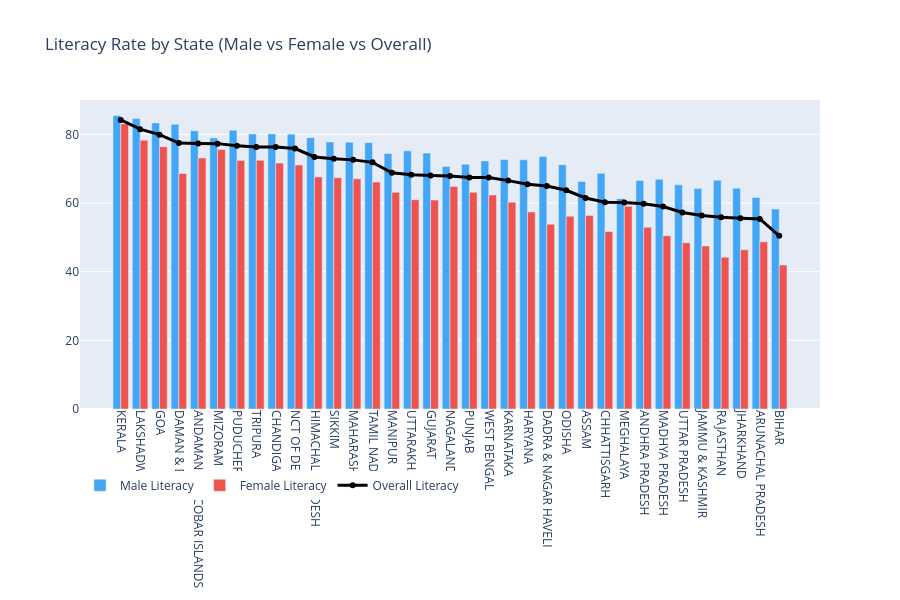

The notebook cell this image was saved under:
### Code cell
df = df_states.copy()
df = df.sort_values('Literacy Rate', ascending=False)
import plotly.graph_objects as go
fig = go.Figure()
fig.add_bar(
    x=df['Name'],
    y=df['Male Literacy Rate'],
    name='Male Literacy',
    marker_color='#42A5F5'
)
fig.add_bar(
    x=df['Name'],
    y=df['Female Literacy Rate'],
    name='Female Literacy',
    marker_color='#EF5350'
)
fig.add_scatter(
    x=df['Name'],
    y=df['Literacy Rate'],
    mode='lines+markers',
    name='Overall Literacy',
    line=dict(color='black', width=3),
    marker=dict(size=6)
)
fig.update_layout(
    barmode='group',
    title='Literacy Rate by State (Male vs Female vs Overall)',
    xaxis_tickangle=90,
    height=600,
    legend=dict(orientation='h', y=-0.2)
)
chart4=fig
chart4

### Figure 1 — Plotly figure (JSON) as saved in the notebook; plotly's stock layout.template omitted (floating-point values rounded to 4 significant figures)
{"data": [{"marker": {"color": "#42A5F5"}, "name": "Male Literacy", "type": "bar", "x": ["KERALA", "LAKSHADWEEP", "GOA", "DAMAN & DIU", "ANDAMAN & NICOBAR ISLANDS", "MIZORAM", "PUDUCHERRY", "TRIPURA", "CHANDIGARH", "NCT OF DELHI", "HIMACHAL PRADESH", "SIKKIM", "MAHARASHTRA", "TAMIL NADU", "MANIPUR", "UTTARAKHAND", "GUJARAT", "NAGALAND", "PUNJAB", "WEST BENGAL", "KARNATAKA", "HARYANA", "DADRA & NAGAR HAVELI", "ODISHA", "ASSAM", "CHHATTISGARH", "MEGHALAYA", "ANDHRA PRADESH", "MADHYA PRADESH", "UTTAR PRADESH", "JAMMU & KASHMIR", "RAJASTHAN", "JHARKHAND", "ARUNACHAL PRADESH", "BIHAR"], "y": [85.51, 84.6, 83.32, 82.93, 81.03, 78.97, 81.2, 80.1, 80.14, 80.06, 79.05, 77.78, 77.7, 77.59, 74.41, 75.2, 74.54, 70.65, 71.29, 72.25, 72.69, 72.58, 73.56, 71.14, 66.3, 68.64, 61.26, 66.56, 66.93, 65.31, 64.22, 66.63, 64.28, 61.61, 58.23]}, {"marker": {"color": "#EF5350"}, "name": "Female Literacy", "type": "bar", "x": ["KERALA", "LAKSHADWEEP", "GOA", "DAMAN & DIU", "ANDAMAN & NICOBAR ISLANDS", "MIZORAM", "PUDUCHERRY", "TRIPURA", "CHANDIGARH", "NCT OF DELHI", "HIMACHAL PRADESH", "SIKKIM", "MAHARASHTRA", "TAMIL NADU", "MANIPUR", "UTTARAKHAND", "GUJARAT", "NAGALAND", "PUNJAB", "WEST BENGAL", "KARNATAKA", "HARYANA", "DADRA & NAGAR HAVELI", "ODISHA", "ASSAM", "CHHATTISGARH", "MEGHALAYA", "ANDHRA PRADESH", "MADHYA PRADESH", "UTTAR PRADESH", "JAMMU & KASHMIR", "RAJASTHAN", "JHARKHAND", "ARUNACHAL PRADESH", "BIHAR"], "y": [83.04, 78.25, 76.41, 68.6, 73.1, 75.6, 72.38, 72.43, 71.63, 71.06, 67.61, 67.37, 67.05, 66.09, 63.13, 60.97, 60.86, 64.84, 63.12, 62.34, 60.2, 57.39, 53.82, 56.13, 56.4, 51.7, 59.06, 52.93, 50.48, 48.42, 47.5, 44.21, 46.37, 48.69, 41.94]}, {"line": {"color": "black", "width": 3}, "marker": {"size": 6}, "mode": "lines+markers", "name": "Overall Literacy", "type": "scatter", "x": ["KERALA", "LAKSHADWEEP", "GOA", "DAMAN & DIU", "ANDAMAN & NICOBAR ISLANDS", "MIZORAM", "PUDUCHERRY", "TRIPURA", "CHANDIGARH", "NCT OF DELHI", "HIMACHAL PRADESH", "SIKKIM", "MAHARASHTRA", "TAMIL NADU", "MANIPUR", "UTTARAKHAND", "GUJARAT", "NAGALAND", "PUNJAB", "WEST BENGAL", "KARNATAKA", "HARYANA", "DADRA & NAGAR HAVELI", "ODISHA", "ASSAM", "CHHATTISGARH", "MEGHALAYA", "ANDHRA PRADESH", "MADHYA PRADESH", "UTTAR PRADESH", "JAMMU & KASHMIR", "RAJASTHAN", "JHARKHAND", "ARUNACHAL PRADESH", "BIHAR"], "y": [84.22, 81.51, 79.91, 77.45, 77.32, 77.3, 76.71, 76.34, 76.31, 75.87, 73.42, 72.87, 72.57, 71.85, 68.79, 68.22, 67.99, 67.85, 67.43, 67.42, 66.53, 65.48, 64.95, 63.71, 61.46, 60.21, 60.16, 59.77, 59.0, 57.25, 56.35, 55.84, 55.56, 55.36, 50.44]}], "layout": {"barmode": "group", "height": 600, "legend": {"orientation": "h", "y": -0.2}, "title": {"text": "Literacy Rate by State (Male vs Female vs Overall)"}, "xaxis": {"tickangle": 90}}}
